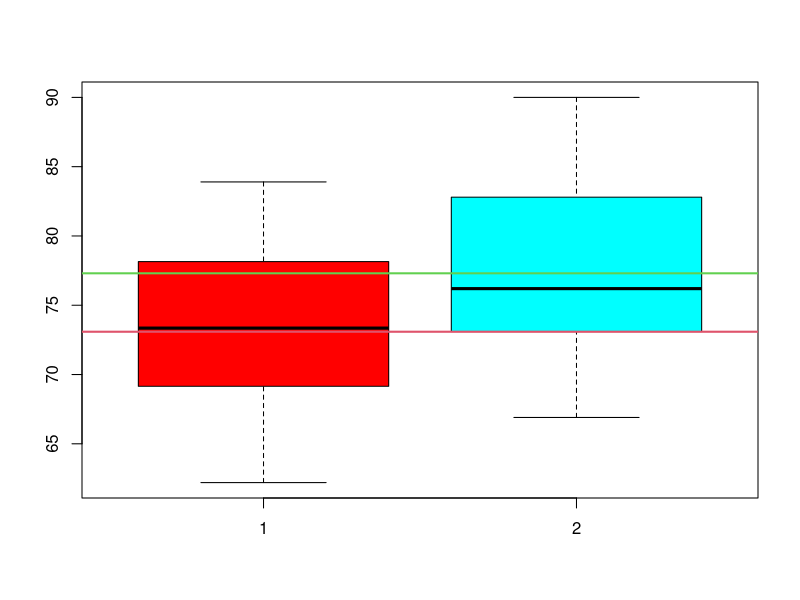

Generate this figure with R:
# Zwa»ono losowo wybrane mandarynki z dwóch ró»nych plantacji i otrzymano nast¦puj¡ce wyniki (w gramach)
# Waga1 =c(78.3, 75.2, 78.7, 79, 62.2, 68.1, 67, 69.8, 73.5, 78.9, 71.5, 83.9, 73.2, 67.1, 71, 70.6,
# 81.1, 78, 74, 75.2, 75, 63.7, 68.5, 70.6)
# Waga2 =c(68.8, 66.9, 73.2, 71.6, 90, 76.8, 71.2, 84, 80.5, 74.9, 76.6, 76.2, 73, 82.3, 78.7,
# 76.2, 72.9, 73.4, 85, 87.6, 73.7, 83.4, 83.3, 75.1).
# Czy mo»na twierdzi¢, »e ±rednia waga mandarynek jest taka sama dla ka»dej z plantacji?

waga1 <- c(78.3, 75.2, 78.7, 79, 62.2, 68.1, 67, 69.8, 73.5, 78.9, 71.5, 83.9, 73.2, 67.1, 71, 70.6, 81.1, 78, 74, 75.2, 75, 63.7, 68.5, 70.6)
waga2 <- c(68.8, 66.9, 73.2, 71.6, 90, 76.8, 71.2, 84, 80.5, 74.9, 76.6, 76.2, 73, 82.3, 78.7, 76.2, 72.9, 73.4, 85, 87.6, 73.7, 83.4, 83.3, 75.1)

# badamy normalność próbki
shapiro.test(waga1)
shapiro.test(waga2)
# p-val > 0.05 : próby pochodzą z rozkładu normlanego

# badamy równość wariancji
# H0: wariancje są sobie równe
# H1: ~H0
var.test(waga1, waga2)
# p-val > 0.05 : można przyjąć H0

boxplot(waga1, waga2, col = rainbow(2))
abline(h = mean(waga1), col = 2, lwd = 2)
abline(h = mean(waga2), col = 3, lwd = 2)

# H0: mu1 = mu2 <==> (mu1 - mu2 = 0)
# H1: ~H0
t.test(waga1, waga2, var.equal = TRUE, mu = 0, alternative = "two.sided") 
# p-val < 0.05 : odrzuczamy H0 : średnie nie są równe

# H0: mu1 = mu2 <==> (mu1 - mu2 = 0)
# H1: mu1 < mu2
t.test(waga1, waga2, var.equal = TRUE, alternative = "less") 
# p-val < 0.05: odrzucamy H0 : średnia mu1 jest mniejsza od średniej mu2

# H0: mu1 = mu2 <==> (mu1 - mu2 = 0)
# H1: mu1 > mu2
t.test(waga1, waga2, var.equal = TRUE, alternative = "greater") 
# p-val > 0.05: nie ma podstaw do stwierdzenia, że średnia z plantacji 1 jest większa 

# NOTE:
# równość dwuch średnich
